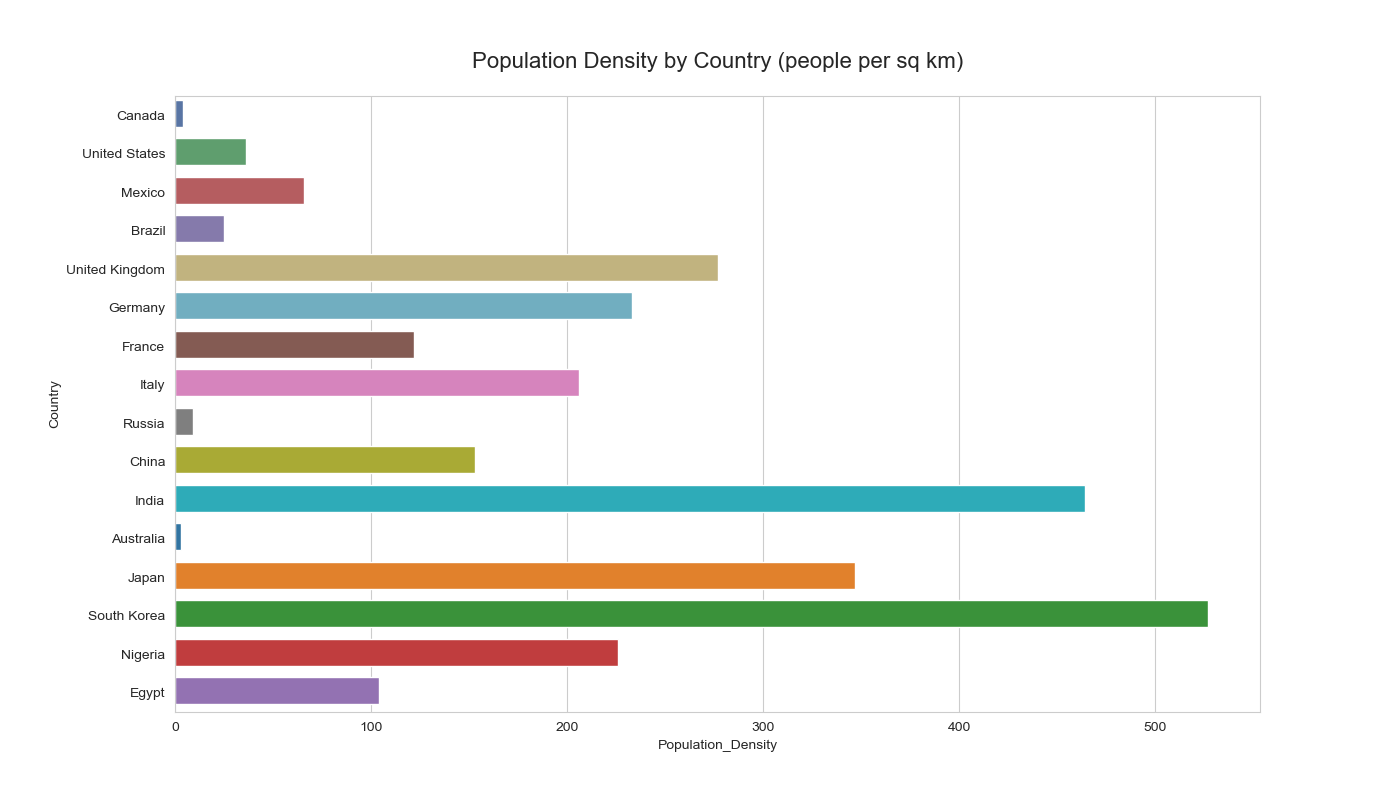

Python code for this plot:

import seaborn as sns
import matplotlib.pyplot as plt
import pandas as pd

data = {
    'Country': ['Canada', 'United States', 'Mexico', 'Brazil', 'United Kingdom', 'Germany', 
                'France', 'Italy', 'Russia', 'China', 'India', 'Australia', 'Japan', 
                'South Korea', 'Nigeria', 'Egypt'],
    'Population_Density': [4, 36, 66, 25, 277, 233, 122, 206, 9, 153, 464, 3, 347, 527, 226, 104]
}

df = pd.DataFrame(data)

sns.set_style('whitegrid')

plt.figure(figsize=(14, 8))
ax = sns.barplot(y='Country', x='Population_Density', data=df, palette=['#4c72b0', '#55a868', '#c44e52', 
                                                                        '#8172b3', '#ccb974', '#64b5cd',
                                                                        '#8c564b', '#e377c2', '#7f7f7f',
                                                                        '#bcbd22', '#17becf', '#1f77b4',
                                                                        '#ff7f0e', '#2ca02c', '#d62728',
                                                                        '#9467bd'])

for bar in ax.patches:
    bar.set_height(0.7)

ax.set_title('Population Density by Country (people per sq km)', fontsize=16, pad=20)

plt.show()
